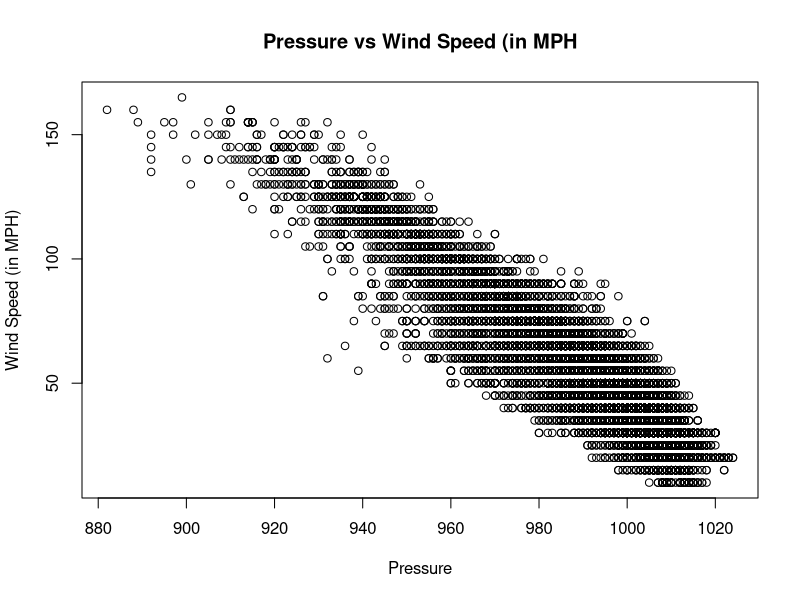
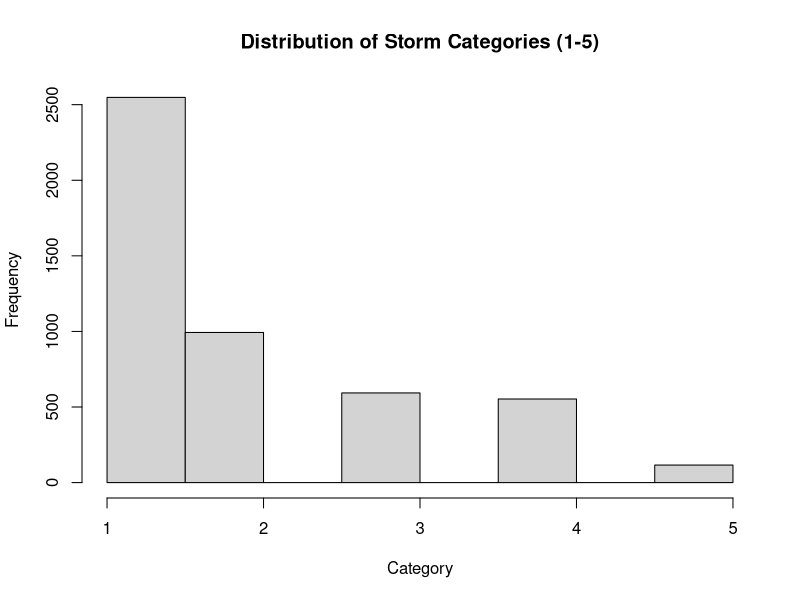
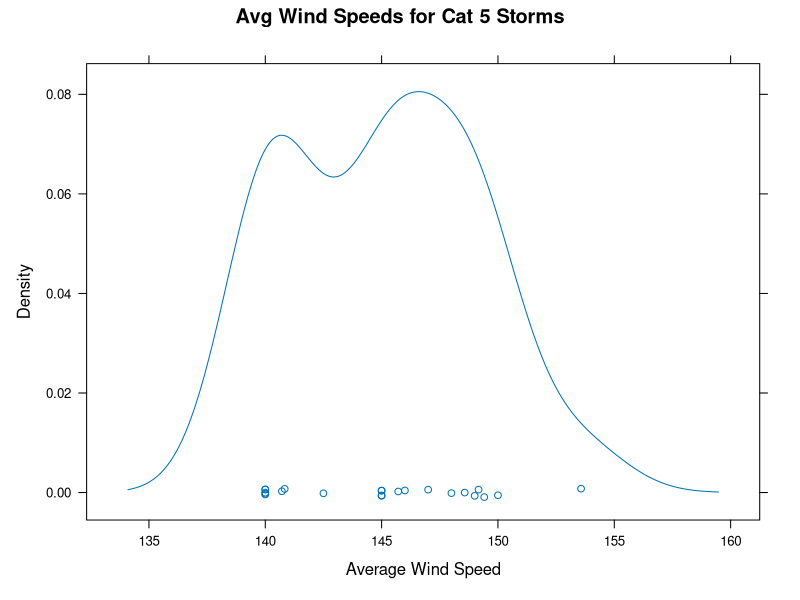

These figures' R source, in order: (Note: this script raises an error after producing the figures.)
## ---- chunk 1
data("storms", package = "dplyr")
head(storms)
## ---- chunk 2
plot(storms$wind~ storms$pressure,
     xlab = "Pressure",
     ylab = "Wind Speed (in MPH)",
     main = "Pressure vs Wind Speed (in MPH")
## ---- chunk 3
hist(storms$category,
     xlab = "Category",
     main = "Distribution of Storm Categories (1-5)")
## ---- chunk 4
library(dplyr)
library(lattice)
## ---- chunk 5
# densityplot, find distribution of avg wind speed for category 5 storms
s_df <- storms
s_avg_wind <- s_df %>%
  group_by(name) %>%
  filter(category == 5) %>%
  summarise(avg_wind_speed = mean(wind))
  
densityplot(~avg_wind_speed,data=s_avg_wind,
            xlab = "Average Wind Speed",
            main = "Avg Wind Speeds for Cat 5 Storms")

## ---- chunk 6
# levelplot of time as x, avg wind as y, and avg pressure as z
s_pressure <- s_df %>%
  group_by(year) %>%
  summarise(avg_wind_speed = mean(wind), avg_pressure = mean(pressure))

levelplot(avg_pressure ~ year * avg_wind_speed,
          data = s_pressure,
          panel = panel.levelplot.points,
          xlab = "Year",
          ylab = "Average Wind Speed",
          main = "Average Wind Speed (in MPH) by Year")
  

## ---- chunk 7
library(ggplot2)
## ---- chunk 8
#scatter plot with scaled points showing correlation between length of time, avg wind speed, and avg pressure
s_max <- s_df %>%
  group_by(name, year) %>%
  summarize(
    storm_length = n(),
    avg_wind = mean(wind),
    avg_pressure = mean(pressure)
  ) %>%
  arrange(desc(avg_wind))

ggplot(s_max, aes(x = avg_pressure, y = avg_wind, color=storm_length)) + 
  geom_point() +
  labs(title = "Avg Pressure vs Avg Wind Speed",
       subtitle = "With Storm Length",
       x = "Average Wind Speed in MPH",
       y = "Average Pressure",
       color = "Storm Length in Days") +
  theme_minimal()
## ---- chunk 9
#box plot of top 5 strongest storm by max winds
s_top_5_names <- s_df %>%
  group_by(name) %>%
  summarise(max_wind = max(wind)) %>%
  arrange(desc(max_wind)) %>%
  slice_head(n=5)

s_top_5 <- s_df %>%
  filter(name == s_top_5_names$name)
  
ggplot(s_top_5, aes(x = name, y = wind)) + geom_boxplot(outlier.color = "red") +
  labs(title = "Box Plot of Top 5 Storm by Wind",
       x = "Storm",
       y = "Wind Speed in MPH") +
  theme_minimal()
